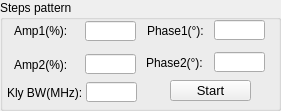
  <widget class="QGroupBox" name="groupBox_11">
   <property name="geometry">
    <rect>
     <x>660</x>
     <y>870</y>
     <width>281</width>
     <height>111</height>
    </rect>
   </property>
   <property name="title">
    <string>Steps pattern</string>
   </property>
   <widget class="QLabel" name="label_159">
    <property name="geometry">
     <rect>
      <x>14</x>
      <y>20</y>
      <width>61</width>
      <height>21</height>
     </rect>
    </property>
    <property name="font">
     <font>
      <family>Arial</family>
      <pointsize>9</pointsize>
      <weight>50</weight>
      <bold>false</bold>
     </font>
    </property>
    <property name="text">
     <string>Amp1(%):</string>
    </property>
   </widget>
   <widget class="QLineEdit" name="lineEdit_SP_Amp1">
    <property name="geometry">
     <rect>
      <x>85</x>
      <y>21</y>
      <width>51</width>
      <height>20</height>
     </rect>
    </property>
    <property name="font">
     <font>
      <family>Arial</family>
      <pointsize>10</pointsize>
      <weight>50</weight>
      <bold>false</bold>
     </font>
    </property>
    <property name="mouseTracking">
     <bool>true</bool>
    </property>
    <property name="text">
     <string/>
    </property>
   </widget>
   <widget class="QLineEdit" name="lineEdit_SP_Phase1">
    <property name="geometry">
     <rect>
      <x>214</x>
      <y>20</y>
      <width>51</width>
      <height>20</height>
     </rect>
    </property>
    <property name="font">
     <font>
      <family>Arial</family>
      <pointsize>10</pointsize>
      <weight>50</weight>
      <bold>false</bold>
     </font>
    </property>
    <property name="mouseTracking">
     <bool>true</bool>
    </property>
    <property name="text">
     <string/>
    </property>
   </widget>
   <widget class="QLabel" name="label_160">
    <property name="geometry">
     <rect>
      <x>147</x>
      <y>20</y>
      <width>61</width>
      <height>21</height>
     </rect>
    </property>
    <property name="font">
     <font>
      <family>Arial</family>
      <pointsize>9</pointsize>
      <weight>50</weight>
      <bold>false</bold>
     </font>
    </property>
    <property name="text">
     <string>Phase1(°):</string>
    </property>
   </widget>
   <widget class="QLineEdit" name="lineEdit_SP_Amp2">
    <property name="geometry">
     <rect>
      <x>85</x>
      <y>54</y>
      <width>51</width>
      <height>20</height>
     </rect>
    </property>
    <property name="font">
     <font>
      <family>Arial</family>
      <pointsize>10</pointsize>
      <weight>50</weight>
      <bold>false</bold>
     </font>
    </property>
    <property name="mouseTracking">
     <bool>true</bool>
    </property>
    <property name="text">
     <string/>
    </property>
   </widget>
   <widget class="QLabel" name="label_161">
    <property name="geometry">
     <rect>
      <x>14</x>
      <y>54</y>
      <width>61</width>
      <height>21</height>
     </rect>
    </property>
    <property name="font">
     <font>
      <family>Arial</family>
      <pointsize>9</pointsize>
      <weight>50</weight>
      <bold>false</bold>
     </font>
    </property>
    <property name="text">
     <string>Amp2(%):</string>
    </property>
   </widget>
   <widget class="QLabel" name="label_162">
    <property name="geometry">
     <rect>
      <x>146</x>
      <y>52</y>
      <width>61</width>
      <height>21</height>
     </rect>
    </property>
    <property name="font">
     <font>
      <family>Arial</family>
      <pointsize>9</pointsize>
      <weight>50</weight>
      <bold>false</bold>
     </font>
    </property>
    <property name="text">
     <string>Phase2(°):</string>
    </property>
   </widget>
   <widget class="QLineEdit" name="lineEdit_SP_Phase2">
    <property name="geometry">
     <rect>
      <x>214</x>
      <y>52</y>
      <width>51</width>
      <height>20</height>
     </rect>
    </property>
    <property name="font">
     <font>
      <family>Arial</family>
      <pointsize>10</pointsize>
      <weight>50</weight>
      <bold>false</bold>
     </font>
    </property>
    <property name="mouseTracking">
     <bool>true</bool>
    </property>
    <property name="text">
     <string/>
    </property>
   </widget>
   <widget class="QLabel" name="label_163">
    <property name="geometry">
     <rect>
      <x>7</x>
      <y>82</y>
      <width>81</width>
      <height>21</height>
     </rect>
    </property>
    <property name="font">
     <font>
      <family>Arial</family>
      <pointsize>9</pointsize>
      <weight>50</weight>
      <bold>false</bold>
     </font>
    </property>
    <property name="text">
     <string>Kly BW(MHz):</string>
    </property>
   </widget>
   <widget class="QLineEdit" name="lineEdit_SP_BW">
    <property name="geometry">
     <rect>
      <x>86</x>
      <y>82</y>
      <width>51</width>
      <height>20</height>
     </rect>
    </property>
    <property name="font">
     <font>
      <family>Arial</family>
      <pointsize>10</pointsize>
      <weight>50</weight>
      <bold>false</bold>
     </font>
    </property>
    <property name="mouseTracking">
     <bool>true</bool>
    </property>
    <property name="text">
     <string/>
    </property>
   </widget>
   <widget class="QPushButton" name="pushButton_6">
    <property name="geometry">
     <rect>
      <x>170</x>
      <y>80</y>
      <width>81</width>
      <height>21</height>
     </rect>
    </property>
    <property name="font">
     <font>
      <pointsize>10</pointsize>
     </font>
    </property>
    <property name="text">
     <string>Start</string>
    </property>
   </widget>
  </widget>
